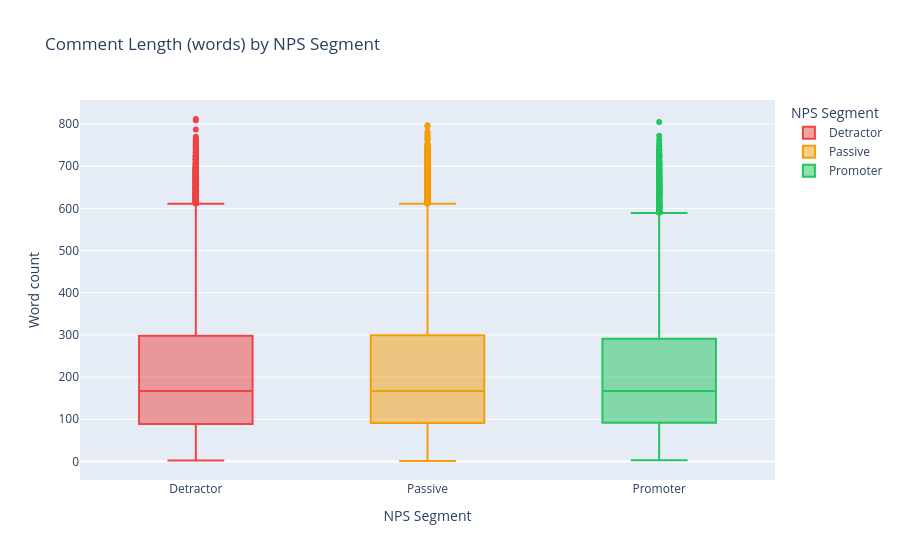

Notebook cell for this chart:
### Markdown cell above
## 10. Comment Length vs NPS Segment

### Code cell
df_banking["text_length"] = df_banking["text_clean"].str.split().str.len()

print(df_banking.groupby("nps_segment")["text_length"].agg(["mean","median","std"]).round(1))
print("\nFinding: Text length is tightly clustered across segments (about 214–219 words on average).")
print("This is expected: NPS is simulated from resolution metadata, not from the text itself.")
print("Segment differences are small enough that comment length is not driving the NPS split.")

fig = px.box(
    df_banking, x="nps_segment", y="text_length",
    color="nps_segment",
    color_discrete_map=color_map,
    title="Comment Length (words) by NPS Segment",
    labels={"text_length": "Word count", "nps_segment": "NPS Segment"},
    category_orders={"nps_segment": ["Detractor", "Passive", "Promoter"]},
)
fig.show()

### Figure 1 — Plotly figure (JSON) as saved in the notebook; plotly's stock layout.template omitted (floating-point values rounded to 4 significant figures; data arrays with more than 128 entries replaced by an {"elided": "..."} marker saying what was removed)
{"data": [{"alignmentgroup": "True", "hovertemplate": "NPS Segment=%{x}<br>Word count=%{y}<extra></extra>", "legendgroup": "Detractor", "marker": {"color": "#ef4444"}, "name": "Detractor", "notched": false, "offsetgroup": "Detractor", "orientation": "v", "showlegend": true, "type": "box", "x": {"elided": "9038 str values"}, "x0": " ", "xaxis": "x", "y": {"elided": "9038 int values"}, "y0": " ", "yaxis": "y"}, {"alignmentgroup": "True", "hovertemplate": "NPS Segment=%{x}<br>Word count=%{y}<extra></extra>", "legendgroup": "Passive", "marker": {"color": "#f59e0b"}, "name": "Passive", "notched": false, "offsetgroup": "Passive", "orientation": "v", "showlegend": true, "type": "box", "x": {"elided": "19350 str values"}, "x0": " ", "xaxis": "x", "y": {"elided": "19350 int values"}, "y0": " ", "yaxis": "y"}, {"alignmentgroup": "True", "hovertemplate": "NPS Segment=%{x}<br>Word count=%{y}<extra></extra>", "legendgroup": "Promoter", "marker": {"color": "#22c55e"}, "name": "Promoter", "notched": false, "offsetgroup": "Promoter", "orientation": "v", "showlegend": true, "type": "box", "x": {"elided": "6838 str values"}, "x0": " ", "xaxis": "x", "y": {"elided": "6838 int values"}, "y0": " ", "yaxis": "y"}], "layout": {"boxmode": "overlay", "legend": {"title": {"text": "NPS Segment"}, "tracegroupgap": 0}, "title": {"text": "Comment Length (words) by NPS Segment"}, "xaxis": {"anchor": "y", "categoryarray": ["Detractor", "Passive", "Promoter"], "categoryorder": "array", "domain": [0, 1], "title": {"text": "NPS Segment"}}, "yaxis": {"anchor": "x", "domain": [0, 1], "title": {"text": "Word count"}}}}
